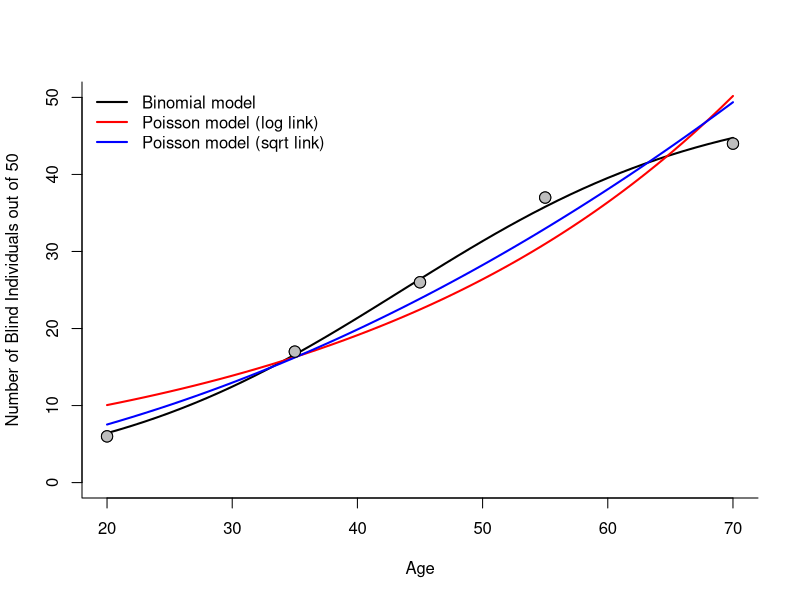

Write R code to recreate this figure.
############################################################################

# Open Online R Stream (https://www.wvbauer.com/doku.php/live_streams)
#
# By:   Wolfgang Viechtbauer (https://www.wvbauer.com)
# Date: 2024-02-08
#
# Topic(s):
# - An Introduction to R
#   https://cran.r-project.org/doc/manuals/r-release/R-intro.html
# - Section(s): 11.6
#
# last updated: 2024-02-23

############################################################################

## 11.6: Generalized linear models

# copy the mtcars dataset to dat and inspect the dataset

dat <- mtcars
dat

# fit a linear regression model using lm() predicting mpg (the gas mileage in
# miles per gallon) from hp (horsepower) and 'am' (whether the car has an
# 0 = automatic or 1 = manual transmission)

res <- lm(mpg ~ hp + am, data=dat)
summary(res)

# fit the same model using glm()

res <- glm(mpg ~ wt + am, family=gaussian, data=dat)
summary(res)

# the results are the same, but fitting the model with lm() is more efficient
# and some additional statistics are reported (e.g., R^2) in the output

############################################################################

# read in the data from data_heart.dat

dat <- read.table("data_heart.dat", header=TRUE, sep="\t", as.is=TRUE)

# inspect the first 20 rows

head(dat, 20)

# dataset from: https://www.statlearning.com/resources-second-edition
# (with minor adjustments to make it a bit easier to work with)
#
# The dataset includes 303 patients and the following variables:
#
# id          - subject id
# age         - age (in years)
# sex         - sex (0 = female, 1 = male)
# chestpain   - chest pain type (typical, nontypical, nonanginal, asymptomatic)
# restbp      - resting blood pressure (in mm Hg on admission to the hospital)
# chol        - serum cholesterol (in mg/dl)
# fbs         - fasting blood sugar > 120 mg/dl (0 = false, 1 = true)
# restecg     - resting electrocardiographic result (0 = normal, 1 = some abnormality)
# maxhr       - maximum heart rate achieved (in bpm)
# exang       - exercise induced angina (0 = no, 1 = yes)
# oldpeak     - ST depression induced by exercise relative to rest
# slope       - slope of the peak exercise ST segment (1 = upsloping, 2 = flat, 3 = downsloping)
# ca          - number of major vessels colored by fluoroscopy (0-3)
# thal        - Thallium stress test result (normal, fixed, or reversable)
# ahd         - have angiographic heart disease or not (no, yes)
#
# The purpose of the dataset was to study whether the presence/absence of
# angiographic heart disease (variable 'ahd') can be predicted based on the
# other variables (and if so, how well). The specific meaning of all these
# variables is not that impotant -- we will just use this dataset for
# illustrating a logistic regression model.

# recode ahd into a 0/1 variable

dat$ahd <- ifelse(dat$ahd == "yes", 1, 0)

# fit a logistic regression model predicting ahd (but see below) from several
# other variables in the dataset

res <- glm(ahd ~ sex + age + chol, family=binomial, data=dat)
summary(res)

# the dependent variable here is a 0/1 variable, which is assumed to have a
# binomial distribution, which, as a special case, is actually a Bernoulli
# distribution (https://en.wikipedia.org/wiki/Bernoulli_distribution); the
# mean of such a distribution is p, where p is the probability of seeing a 1;
# the model says that m^{-1}(p) = beta0 + beta1*x1 + beta2*x2 + ..., but what
# is this function m() and its inverse m^{-1}()? for family=binomial, m^{-1}()
# is by default the 'logit' function, which is given by log(p/(1-p)), so the
# model says that the logit-transformed probability of a 1 is a linear
# function of one or multiple predictors (sidenote: p/(1-p) are the so-called
# 'odds' of seeing a 1 and hence log(p/(1-p)) are the so-called 'log odds');
# so here, the default 'link function' is the logit transformation

# we can see what the default link is for a particular 'family' under the
# following help file (and what other options are available)

help(family)

# to illustrate, say p=0.7, then the logit-transformed value is as follows

log(0.7 / (1 - 0.7))

# which can also be computed with qlogis() (i.e., eta = m^{-1}() = qlogis())

qlogis(0.7)

# note that qlogis() maps probabilities between 0 and 1 to the real line
# (i.e., to minus to plus infinity); for example:

qlogis(0)
qlogis(0.01)
qlogis(0.5)
qlogis(0.99)
qlogis(1)

# so based on the model, we can compute predicted log odds (of having
# angiographic heart disease); for example, for 56 year-old males with a
# cholesterol level of 260, the predicted log odds are as follows

predict(res, newdata=data.frame(sex=1, age=56, chol=260))

# in the notation explained in this section, this value is eta (or more
# precisely, eta with a hat on top of it, since it is a predicted value); if
# we want the (estimated/predicted) probability, we need to back-transform
# this, so we need to apply m() to this value, which we can do using the
# plogis() function (so then we are getting p = m(eta))

plogis(predict(res, newdata=data.frame(sex=1, age=56, chol=260)))

# so the model predicts that there is a 0.61 probability of ahd (since ahd is
# something we would like to avoid, it is common to call this probability also
# the 'risk' of having ahd)

# note: plogis() maps values between minus and plus infinity to 0 and 1)

plogis(-Inf)
plogis(-3)
plogis(0)
plogis(3)
plogis(Inf)

# so, by using the logit link (and its corresponding back-transformation), we
# are guaranteed that a predicted probability is always a value between 0 and
# 1 (which is good, since that is the range for probabilities)

# we can get the predicted probability (risk) directly with predict()

predict(res, newdata=data.frame(sex=1, age=56, chol=260), type="response")

# how can we interpret the estimated model coefficients?

summary(res)

# let's start with the intercept

coef(res)[[1]]

# the intercept corresponds to the estimated log odds of ahd when sex=0,
# age=0, and chol=0, which we can turn into the predicted risk with plogis()

plogis(coef(res)[[1]])

# but of course we shouldn't interpret this value because we are extrapolating
# beyond the range of our data (one could center 'age' and 'chol' at some more
# meaningful values, so that the intercept is also more sensible)

# now let's look at the coefficient for sex

coef(res)[[2]]

# this estimates how the log odds of ahd change for a one-unit increase in sex
# (i.e., the difference in log odds when sex = x + 1 versus when sex = x);
# since sex is a dummy variable, we are therefore getting the difference
# between the log odds for males (sex=1) versus females (sex=0)

# for example, the predicted log odds for males and females (when age=56 and
# chol=260 are held constant) are as follows

coef(res)[[1]] + coef(res)[[2]] * 1 + coef(res)[[3]] * 56 + coef(res)[[4]] * 260
coef(res)[[1]] + coef(res)[[2]] * 0 + coef(res)[[3]] * 56 + coef(res)[[4]] * 260

# and the difference between those two is the coefficient for sex

(coef(res)[[1]] + coef(res)[[2]] * 1 + coef(res)[[3]] * 56 + coef(res)[[4]] * 260) -
(coef(res)[[1]] + coef(res)[[2]] * 0 + coef(res)[[3]] * 56 + coef(res)[[4]] * 260)

coef(res)[[2]]

# note that it does not matter what the age and chol values above are (as long
# as we are holding these values constant for males and females)

# the predicted risks for males and females (with age=56 and chol=260) are

plogis(coef(res)[[1]] + coef(res)[[2]] * 1 + coef(res)[[3]] * 56 + coef(res)[[4]] * 260)
plogis(coef(res)[[1]] + coef(res)[[2]] * 0 + coef(res)[[3]] * 56 + coef(res)[[4]] * 260)

# remember that we can also use predict() to get these values

predict(res, newdata=data.frame(sex=1, age=56, chol=260), type="response")
predict(res, newdata=data.frame(sex=0, age=56, chol=260), type="response")

# so males are much more likely to have ahd compared to females in this
# dataset; we can also compute the difference between these risks

predict(res, newdata=data.frame(sex=1, age=56, chol=260), type="response") -
predict(res, newdata=data.frame(sex=0, age=56, chol=260), type="response")

# however, it is not common to report results in this way; unfortunately, when
# computing risk differences in this way, the age and chol values do matter

predict(res, newdata=data.frame(sex=1, age=46, chol=260), type="response") -
predict(res, newdata=data.frame(sex=0, age=46, chol=260), type="response")

# what is typically reported in logistic regression is not such risk
# differences, but the ratio of the odds (i.e., the odds ratio)

# consider a male with age=56 and chol=260; we can compute the predicted
# probability and turn this into the predicted odds

p1 <- predict(res, newdata=data.frame(sex=1, age=56, chol=260), type="response")
p1 / (1 - p1)

# and now let's do the same for a female

p0 <- predict(res, newdata=data.frame(sex=0, age=56, chol=260), type="response")
p0 / (1 - p0)

# the ratio of these two odds is the odds ratio

(p1 / (1 - p1)) / (p0 / (1 - p0))

# so the odds of ahd are more than 5 times larger for males compared to females

# it turns out that we can get this odds ratio if we simply exponentiate the
# coefficient for sex

exp(coef(res)[[2]])

# while it may not seem as natural to report results in this manner, the
# advantage is that the odds ratio stays constant if we change the values of
# the other variables (still holding them constant for males and females)

p1 <- predict(res, newdata=data.frame(sex=1, age=46, chol=260), type="response")
p0 <- predict(res, newdata=data.frame(sex=0, age=46, chol=260), type="response")
(p1 / (1 - p1)) / (p0 / (1 - p0))

# we can do the same thing with the coefficient for age

exp(coef(res)[[3]])

# so the odds of ahd are 1.06 times larger when age goes up by one year

# a one-year difference is not that much, but an additional 10 years might
# have a bigger impact; we can just multiply the coefficient for age by 10 and
# then exponentiate this value

exp(coef(res)[[3]] * 10)

# so the odds of ahd are 1.9 times larger when age goes up by 10 years

############################################################################

# we will skip the example given in this section for now (the "small,
# artificial example") and instead consider a different type of GLM, namely a
# Poisson regression model; this is often used when we have an outcome that is
# a count of something; then we might assume that this variable follows a
# Poisson distribution (https://en.wikipedia.org/wiki/Poisson_distribution)

# consider the following dataset

dat <- InsectSprays
dat

# the count variable indicates the number of inspects (caterpillars of the
# five-spotted hawkmoth; https://en.wikipedia.org/wiki/Manduca_quinquemaculata)
# found on agricultural plots treated with different types of insecticides

# fit a Poisson regression model using spray as a categorical predictor

res <- glm(count ~ spray, family=poisson, data=dat)
summary(res)

# the default link for family=poisson is the log link; so in this case, we are
# modeling the mean of the Poisson distribution (which is often denoted as
# lambda) as log(lambda) = beta0 + beta1*x1 + beta2*x2 + ...

# the estimated log-transformed mean for spray type A is just the intercept

coef(res)[[1]]

# hence, the estimated mean count for spray type A is

exp(coef(res)[[1]])

# the estimated log-transformed mean for spray type B is the intercept plus
# the coefficient for sprayB

coef(res)[[1]] + coef(res)[[2]]

# hence, the estimated mean count for spray type B is

exp(coef(res)[[1]] + coef(res)[[2]])

# we can again use the predict function to compute these predicted mean counts
# (for all spray types) as follows

predict(res, newdata=data.frame(spray=c("A","B","C","D","E","F")), type="response")

# fit the reduced model that assumes that the mean count does not depend on
# the spray type and then compare this model against the one above

res0 <- glm(count ~ 1, family=poisson, data=dat)
anova(res0, res, test="Chisq")

# note that the predicted mean counts above are the same as the mean counts
# for the different spray types as observed in our data

by(dat$count, dat$spray, mean)

# in a Poisson distribution, the mean is equal to the variance (see the
# Wikipedia link above); but if we compute the variances of the counts for the
# different spray types, we see that the variances are consistently above the
# means (except for type E); this is called 'overdispersion'

tab <- data.frame(mean     = by(dat$count, dat$spray, mean),
                  variance = by(dat$count, dat$spray, var))
tab$ratio <- tab$variance / tab$mean
tab

# this violates an assumption of the Poisson distribution; we can relax this
# assumption with the quasi-Poisson family, which allows the variance of the
# counts to differ from the means by a multiplicative factor

res2 <- glm(count ~ spray, family=quasipoisson, data=dat)
summary(res2)

# this factor (1.507713) is just the average of the ratios we saw above

mean(tab$ratio)

# note that the coefficients have not changed, since we still want to get the
# same predicted mean counts (which match the observed means); however, the
# standard errors are now larger, to reflect the increased uncertainty in the
# estimates due to the larger variances; in fact, the standard errors are
# increased by a factor that is equal to the square root of the overdispersion
# parameter

coef(summary(res2))[,"Std. Error"] / coef(summary(res))[,"Std. Error"]
sqrt(mean(tab$ratio))

############################################################################

# now let's turn to the example given in the manual (but rename x to age)

dat <- data.frame(age = c(20,35,45,55,70),
                  n   = rep(50,5),
                  y   = c(6,17,26,37,44))
dat

# this is a dataset given in aggregated form (so instead of 50 rows for each
# of the age groups, we just have a single row with the number of cases)

# fit a logistic regression model predicting the log odds of blindness based
# on age; here, the dependent variable is a matrix with two columns, giving
# the number of cases and non-cases

res1 <- glm(cbind(y,n-y) ~ age, family=binomial, data=dat)
summary(res1)

# for age values 20-70, compute the predicted probability of blindness

ages <- 20:70

pred1 <- predict(res1, newdata=data.frame(age=ages), type="response")
pred1

# we can take these probabilities and multiply them by 50 to get the predicted
# number of blind individuals within each age group

pred1 * 50

# turn this into a plot and add the predicted numbers to the plot

plot(y ~ age, data=dat, pch=21, bg="gray", cex=1.5, bty="l", ylim=c(0,50),
     xlab="Age", ylab="Number of Blind Individuals out of 50")

lines(ages, pred1*50, lwd=2)

# we could also treat the y values as Poisson distributed counts (note that
# this model only makes sense since there are exactly 50 individuals in each
# age group)

res2 <- glm(y ~ age, family=poisson, data=dat)
summary(res2)

# for age values 20-70, compute the predicted counts and add these as a line
# to the plot above

pred2 <- predict(res2, newdata=data.frame(age=ages), type="response")
pred2

lines(ages, pred2, lwd=2, col="red")

# instead of assuming that log(mean) is a function of age for the Poisson
# model, we could also assume that sqrt(mean) is a function of age; in other
# words, we could use a square root link

res3 <- glm(y ~ age, family=poisson(link=sqrt), data=dat)
summary(res3)

# again get the predicted counts and add these as a line to the plot

pred3 <- predict(res3, newdata=data.frame(age=ages), type="response")
pred3

lines(ages, pred3, type="l", lwd=2, col="blue")

legend("topleft", bty="n", lwd=2, col=c("black", "red", "blue"),
       legend=c("Binomial model", "Poisson model (log link)", "Poisson model (sqrt link)"))

# draw the points again so they are not overlapped by lines

points(y ~ age, data=dat, pch=21, bg="gray", cex=1.5)

############################################################################

# as we saw above, changing the link function changes the results; for the
# binomial model, this can lead to some interesting alternative model types

# logistic regression model (using a logit link)

res <- glm(cbind(y,n-y) ~ age, family=binomial, data=dat)
summary(res)

# estimated odds ratio (so the odds of blindness are 1.08 times greater when
# age goes up by one year)

exp(coef(res)[[2]])

# relative risk regression (using a log link)

res <- glm(cbind(y,n-y) ~ age, family=binomial(link=log), data=dat)
summary(res)

# note: when fitting such a model, we assume that log(p) is a function of one
# or multiple predictors; get the predicted log(p) values for age values 20-70

predict(res, newdata=data.frame(age=ages))

# but there is no guarantee here that when we back-transform these values
# (through exponentiation) that the predicted risks are between 0 and 1

predict(res, newdata=data.frame(age=ages), type="response")

# we get lucky that this is not a problem, but can fail in other cases

# when we fit such a model, then the exponentiated coefficient corresponds to
# the estimated risk ratio (so the risk of blindness is 1.03 times greater
# when age goes up by one year)

exp(coef(res)[[2]])

# absolute risk regression (using an identity link; for this to work, one has
# to give the link in quotes)

res <- glm(cbind(y,n-y) ~ age, family=binomial(link="identity"), data=dat)
summary(res)

# now we assume that p is directly a function of one or more predictors;
# again, this can fail if the model yields predicted probabilities below 0 or
# above 1 (luckily, this is again not a problem)

predict(res, newdata=data.frame(age=ages))

# here, the coefficient directly indicates how the risk changes for a one unit
# increase in age

coef(res)[[2]]

############################################################################
